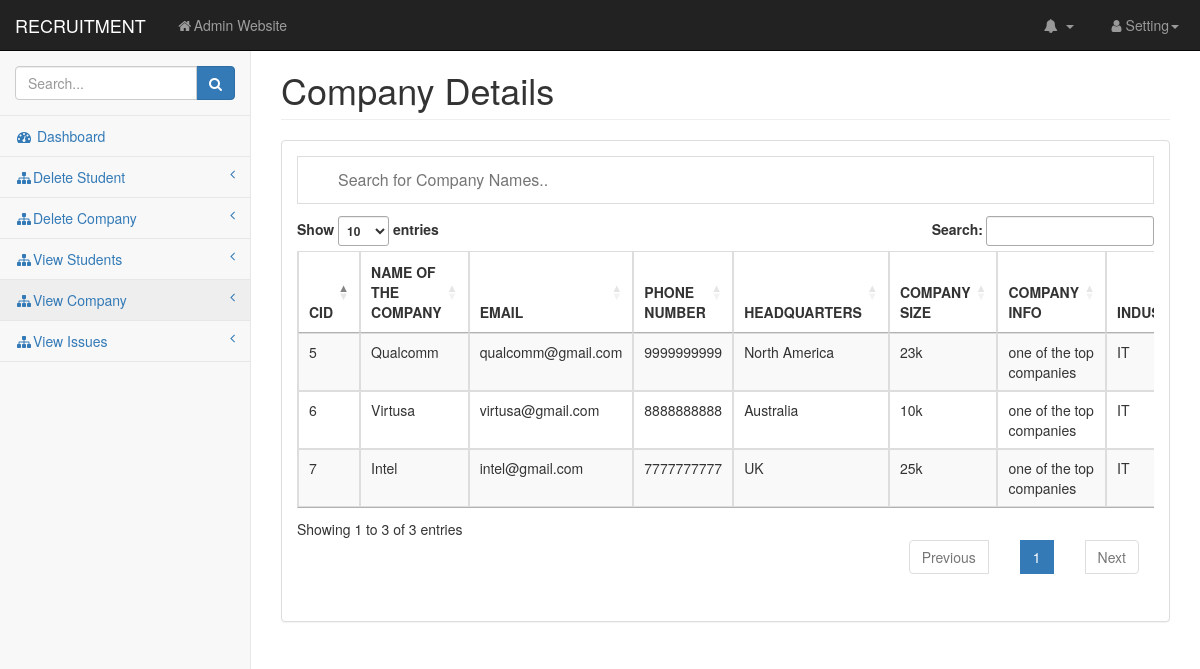
The app's page /admin/view_company_details.php with its own data.
### tables this page shows
CREATE TABLE `cusers` (
  `CID` int(11) NOT NULL,
  `CNAME` text NOT NULL,
  `CEID` text NOT NULL,
  `CPASS` text NOT NULL,
  `CPH` text NOT NULL,
  `CHEAD` varchar(50) NOT NULL,
  `CSIZE` varchar(50) NOT NULL,
  `CINFO` varchar(50) NOT NULL,
  `CIND` varchar(50) NOT NULL,
  `CFDB` varchar(50) NOT NULL,
  `CTYP` varchar(50) NOT NULL,
  `CWEB` varchar(50) NOT NULL,
  `CINT` blob NOT NULL,
  `CSPE` blob NOT NULL
);

### admin/view_company_details.php (the view, shortened to what this page needs)
<!DOCTYPE html>
<html lang="en">
    <head>
    <link href="css/bootstrap.min.css" rel="stylesheet">
    <link href="css/metisMenu.min.css" rel="stylesheet">
    <link href="css/timeline.css" rel="stylesheet">
    <link href="css/startmin.css" rel="stylesheet">
    <link href="css/morris.css" rel="stylesheet">
    <link href="css/font-awesome.min.css" rel="stylesheet" type="text/css">
    <link rel="stylesheet" type="text/css" href="https://cdn.datatables.net/1.10.22/css/jquery.dataTables.css">
    </head>
    <body>
        <div id="wrapper">
    <nav class="navbar navbar-inverse navbar-fixed-top" role="navigation">
        <div class="navbar-header">
            <a class="navbar-brand" href="admin_dashboard.php">RECRUITMENT</a>
        </div>
        <ul class="nav navbar-nav navbar-left navbar-top-links">
            <li><a href="#"><i class="fa fa-home fa-fw"></i>Admin Website</a></li>
        </ul>
        <ul class="nav navbar-right navbar-top-links">
            <li class="dropdown navbar-inverse">
                <a class="dropdown-toggle" data-toggle="dropdown" href="#">
                    <i class="fa fa-bell fa-fw"></i> <b class="caret"></b>
                </a>
            </li>
            <li class="dropdown">
                <a class="dropdown-toggle" data-toggle="dropdown" href="#">
                    <i class="fa fa-user fa-fw"></i>Setting<b class="caret"></b>
                </a>
            </li>
        </ul>
        <div class="navbar-default sidebar" role="navigation">
            <div class="sidebar-nav navbar-collapse">
                <ul class="nav" id="side-menu">
                    <li class="sidebar-search">
                        <div class="input-group custom-search-form">
                            <input type="text" class="form-control" placeholder="Search...">
                                <span class="input-group-btn">
                                    <button class="btn btn-primary" type="button">
                                        <i class="fa fa-search"></i>
                                    </button>
                                </span>
                        </div>
                    </li>
                    <li>
                        <a href="admin_Dashboard.php" ><i class="fa fa-dashboard fa-fw"></i> Dashboard</a>
                    </li>
                    <li>
                        <a href="delete_student.php"><i class="fa fa-sitemap fa-fw" class="active"></i>Delete Student<span class="fa arrow"></span></a>
                    </li>
                    <li>
                        <a href="delete_company.php"><i class="fa fa-sitemap fa-fw"></i>Delete Company<span class="fa arrow"></span></a>
                    </li>
                    <li>
                        <a href="view_student_details.php"><i class="fa fa-sitemap fa-fw"></i>View Students<span class="fa arrow"></span></a>
                    </li>
                    <li>
                        <a href="view_company_details.php"><i class="fa fa-sitemap fa-fw"></i>View Company<span class="fa arrow"></span></a>
                    </li>
                    <li>
                        <a href="view_issues.php"><i class="fa fa-sitemap fa-fw"></i>View Issues<span class="fa arrow"></span></a>
                    </li>
                </ul>
            </div>
        </div>
    </nav>
    <div id="page-wrapper">
                <div class="container-fluid">
                    <div class="row">
                        <div class="col-lg-12">
                            <h1 class="page-header">Company Details</h1>
                        </div>
                    </div>
                    <div class="row">
                        <div class="col-lg-12">
                            <div class="panel panel-default">
                                <div class="panel-body">
                                    <div class="table-responsive">
                                      <input type="text" id="myInput" onkeyup="myFunction()" placeholder="Search for Company Names..">
                                        <table class="table table-striped table-bordered table-hover" id="dataTables">
                                            <thead>
                                                <tr>
                                                    <th space="col">CID</th>
                                                    <th space="col" >NAME OF THE COMPANY</th>
                                                    <th space="col">EMAIL</th>
                                                    <th space="col">PHONE NUMBER</th>
                                                    <th space="col">HEADQUARTERS</th>
                                                    <th space="col">COMPANY SIZE</th>
                                                    <th space="col">COMPANY INFO</th>
                                                    <th space="col" >INDUSTRY</th>
                                                </tr>
                                            </thead>
                                            <?php
                                            $conn=mysqli_connect("localhost","root","","ospforms");
                                            $sql="SELECT CID,CNAME,CEID,CPH,CHEAD,CSIZE,CINFO,CIND,CFDB,CTYP,CWEB,CINT,CSPE from cusers";
                                            $result=$conn-> query($sql);
                                            if($result-> num_rows>0)
                                            {
                                                while($row=$result-> fetch_assoc()){
                                                    echo "<tr><td>". $row["CID"]."</td><td>".$row["CNAME"]."</td><td>".$row["CEID"]."</td><td>".$row["CPH"]."</td><td>".$row["CHEAD"]."</td><td>".$row["CSIZE"]."</td><td>".$row["CINFO"]."</td><td>".$row["CIND"]."</td><td>".$row["CFDB"]."</td><td>".$row["CTYP"]."</td><td>".$row["CWEB"]."</td><td>".$row["CINT"]."</td><td>".$row["CSPE"]."</td></tr>";
                                                }
                                                echo "</table>";
                                            }
                                            else{
                                                echo "0 result";
                                            }
                                            ?>
                                    </div>
                                </div>
                            </div>
                        </div>
                    </div>
                </div>
            </div>
        </div>
    </body>
</html>

### admin/css/startmin.css (style rules this page uses)
body { background-color: #f8f8f8; }
#wrapper { width: 100%; }
#page-wrapper { padding-top: 30px; min-height: 568px; background-color: #fff; }
@media (min-width:768px) { #page-wrapper { position: inherit; margin-left: 250px; padding: 30px 15px 0 15px; border-left: 1px solid #e7e7e7; } }
.navbar-header { float: left; }
.navbar-left { float: left; }
.navbar-right { text-align: right; }
.navbar-top-links { margin: 0; }
.navbar-top-links li { display: inline-block; }
.navbar-top-links li:last-child { margin-right: 6px; }
.navbar-top-links li a { padding: 15px; min-height: 50px; }
.navbar-top-links>li>a { color: #999; }
.sidebar .sidebar-nav.navbar-collapse { padding-right: 0; padding-left: 0; }
.sidebar .sidebar-search { padding: 15px; }
.sidebar ul li { border-bottom: 1px solid #e7e7e7; }
.sidebar ul li a.active { background-color: #eee; }
.sidebar .arrow { float: right; }
.sidebar .fa.arrow:before { content: "\f104"; }
@media (min-width:768px) { .sidebar { z-index: 1; position: absolute; width: 250px; margin-top: 51px; } }
table.dataTable thead .sorting, table.dataTable thead .sorting_asc, table.dataTable thead .sorting_desc, table.dataTable thead .sorting_asc_disabled, table.dataTable thead .sorting_desc_disabled { background: 0 0; }
table.dataTable thead .sorting_asc:after { content: "\f0de"; float: right; font-family: fontawesome; }
table.dataTable thead .sorting:after { content: "\f0dc"; float: right; font-family: fontawesome; color: rgba(50,50,50,.5); }

### admin/view_company_details.php (style rules this page uses)
#myInput { background-image: url('/css/searchicon.png'); background-position: 10px 12px; background-repeat: no-repeat; width: 100%; font-size: 16px; padding: 12px 20px 12px 40px; border: 1px solid #ddd; margin-bottom: 12px; }

### records on screen
cusers: CID "5", CNAME "Qualcomm", CEID "qualcomm@gmail.com", CPH "9999999999", CHEAD "North America", CSIZE "23k", CINFO "one of the top companies", CIND "IT"
cusers: CID "6", CNAME "Virtusa", CEID "virtusa@gmail.com", CPH "8888888888", CHEAD "Australia", CSIZE "10k", CINFO "one of the top companies", CIND "IT"
cusers: CID "7", CNAME "Intel", CEID "intel@gmail.com", CPH "7777777777", CHEAD "UK", CSIZE "25k", CINFO "one of the top companies", CIND "IT"
